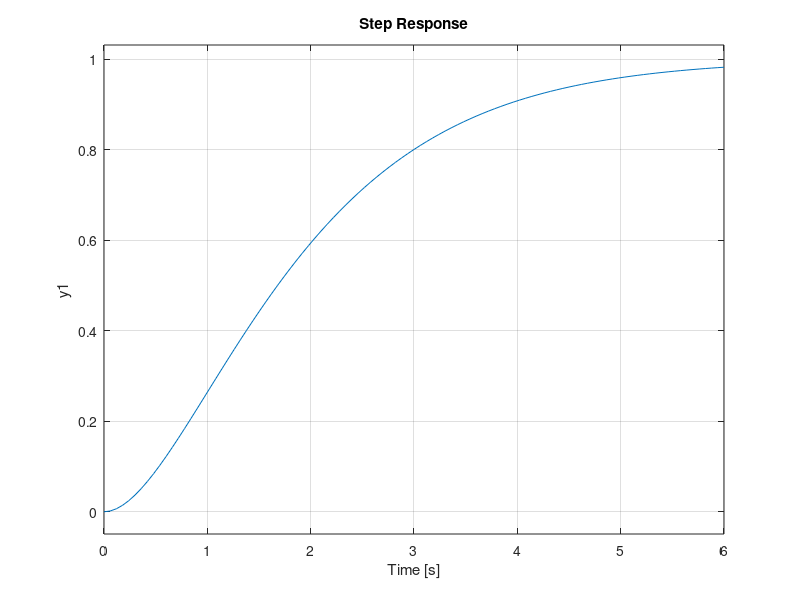
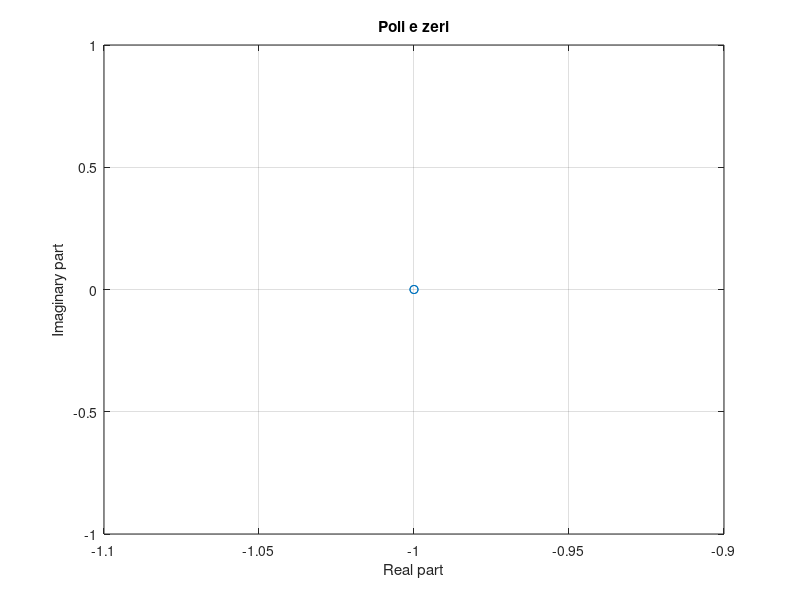

Write MATLAB code to recreate these figures, in order.
clearvars
close all
clc

% Dichiarazione di un vettore colonna
a = [1; 2; 3];
b = [4 5 6]';

% prodotto righe per colonne
ab1 = a'*b;

% dimensione di un vettore
sz = size(a);
nr = sz(1);
nc = sz(2);

% prodotto elemento per elemento
ab2 = a.*b;

% potenza elemento per elemento
a2 = a.^2;

% matrici
A = [1 2 3; 
     4 5 6; 
     7 8 9];
   
I = eye(3);
U = ones(3);
Z = zeros(3);

% autovalori
ee = eig(A);

% rango
rr = rank(A);

%% Comandi controlli automatici
A = [1 -1; 0 1];
B = [0; 1];
C = [1 0];
D = 0;

% I-S-U
sys = ss(A,B,C,D);

bode(sys);
margin(sys);
nyquist(sys);
nichols(sys);
rlocus(sys);

% I-S-U -> I-U
Sys = tf(sys);

% variabile di Laplace
s = tf('s');
G = 1/(1+2*s+s^2);
G = tf(1,[1 2 1]); % equivalente

% step response
step(G);

% I-U -> I-S-U standard
g = ss(G);

% numeratore e denominatore funzione di trasferimento
num = G.num{1};
den = G.den{1};

poli = roots(den);
zeri = roots(num);

% plot
figure('Position',[100 100 300 500])
plot(real(poli), imag(poli), 'o');
grid on, hold on
plot(real(zeri), imag(zeri), 'xr');
xlabel('Real part')
ylabel('Imaginary part')
title('Poli e zeri')

